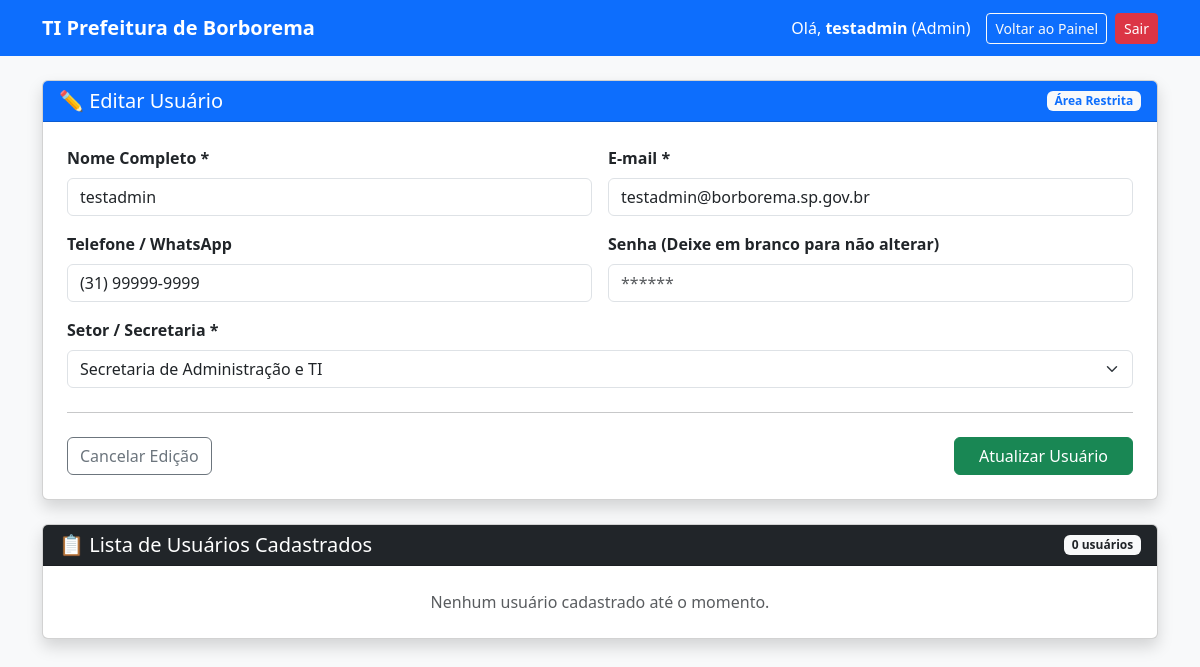
The app's page /suporte/cadastro_usuario.php?editar=1 (signed in) with its own data.
### tables this page shows
CREATE TABLE `usuarios` (
  `id` int(11) NOT NULL,
  `nome` varchar(100) NOT NULL,
  `email` varchar(100) NOT NULL,
  `senha` varchar(255) NOT NULL,
  `cpf` varchar(14) DEFAULT NULL,
  `telefone` varchar(20) DEFAULT NULL,
  `perfil` enum('admin','tecnico','usuario') NOT NULL DEFAULT 'usuario',
  `setor_id` int(11) DEFAULT NULL,
  `ativo` tinyint(1) DEFAULT 1,
  `criado_em` timestamp NOT NULL DEFAULT current_timestamp(),
  `atualizado_em` timestamp NOT NULL DEFAULT current_timestamp() ON UPDATE current_timestamp()
);

CREATE TABLE `secretarias_setores` (
  `id` int(11) NOT NULL,
  `nome` varchar(100) NOT NULL,
  `sigla` varchar(20) NOT NULL,
  `ativo` tinyint(1) DEFAULT 1,
  `criado_em` timestamp NOT NULL DEFAULT current_timestamp()
);

### suporte/cadastro_usuario.php (the view, shortened to what this page needs)
<?php
require_once __DIR__ . '/../config/conexao.php';
$idEdicao       = null;
$nomeEdicao     = '';
$emailEdicao    = '';
$telefoneEdicao = '';
$setorEdicao    = '';
if (isset($_GET['editar'])) {
    $idEdicao = intval($_GET['editar']);
    $stmtEdit = $pdo->prepare("SELECT * FROM usuarios WHERE id = :id");
    $stmtEdit->execute(['id' => $idEdicao]);
    $userEdit = $stmtEdit->fetch(PDO::FETCH_ASSOC);
    if ($userEdit) {
        $nomeEdicao     = $userEdit['nome'];
        $emailEdicao    = $userEdit['email'];
        $telefoneEdicao = $userEdit['telefone'];
        $setorEdicao    = $userEdit['setor_id'];
    }
}
try {
    $stmtSetores = $pdo->query("SELECT id, nome FROM secretarias_setores ORDER BY nome ASC");
    $setores = $stmtSetores->fetchAll(PDO::FETCH_ASSOC);
            $sqlUsuarios = "SELECT u.id, u.nome, u.email, u.telefone, u.perfil, s.nome AS setor_nome
                FROM usuarios u
                LEFT JOIN secretarias_setores s ON u.setor_id = s.id
                WHERE u.id != 1
                ORDER BY u.id DESC";
                $stmtUsuarios = $pdo->query($sqlUsuarios);
                $usuarios = $stmtUsuarios->fetchAll(PDO::FETCH_ASSOC);
} catch (PDOException $e) {
    $setores = [];
    $usuarios = [];
}
?>
<!DOCTYPE html>
<html lang="pt-BR">
<head>
    <link href="https://cdn.jsdelivr.net/npm/bootstrap@5.3.0/dist/css/bootstrap.min.css" rel="stylesheet">
</head>
<body class="bg-light">
    <nav class="navbar navbar-expand-lg navbar-dark bg-primary mb-4">
        <div class="container">
            <a class="navbar-brand fw-bold" href="/helpdesk_prefeitura/account/painel.php">TI Prefeitura de Borborema</a>
            <div class="d-flex align-items-center text-white">
                <span class="me-3">Olá, <strong><?= htmlspecialchars($_SESSION['usuario_nome']) ?></strong> (<?= ucfirst($_SESSION['usuario_perfil']) ?>)</span>
                <a href="/helpdesk_prefeitura/account/painel.php" class="btn btn-outline-light btn-sm me-2">Voltar ao Painel</a>
                <a href="/helpdesk_prefeitura/account/logout.php" class="btn btn-danger btn-sm">Sair</a>
            </div>
        </div>
    </nav>
    <div class="container mb-5">
        <div class="card shadow mb-4">
            <div class="card-header bg-primary text-white d-flex justify-content-between align-items-center">
                <h5 class="mb-0"><?= $idEdicao ? '✏️ Editar Usuário' : '👤 Cadastrar Novo Usuário / Servidor' ?></h5>
                <span class="badge bg-light text-primary">Área Restrita</span>
            </div>
            <div class="card-body p-4">
                <form action="cadastro_usuario.php" method="POST">
                    <div class="row g-3">
                        <div class="col-md-6">
                            <label for="nome" class="form-label fw-bold">Nome Completo *</label>
                            <input type="text" name="nome" id="nome" class="form-control" required placeholder="Ex: João da Silva" value="<?= htmlspecialchars($nomeEdicao) ?>">
                        </div>
                        <div class="col-md-6">
                            <label for="email" class="form-label fw-bold">E-mail *</label>
                            <input type="email" name="email" id="email" class="form-control" required placeholder="joao@borborema.sp.gov.br" value="<?= htmlspecialchars($emailEdicao) ?>">
                        </div>
                        <div class="col-md-6">
                            <label for="telefone" class="form-label fw-bold">Telefone / WhatsApp</label>
                            <input type="text" name="telefone" id="telefone" class="form-control" placeholder="(16) 99999-9999" value="<?= htmlspecialchars($telefoneEdicao) ?>">
                        </div>
                        <div class="col-md-6">
                            <label for="senha" class="form-label fw-bold">Senha <?= $idEdicao ? '(Deixe em branco para não alterar)' : '*' ?></label>
                            <input type="password" name="senha" id="senha" class="form-control" <?= $idEdicao ? '' : 'required' ?> placeholder="******">
                        </div>
                        <div class="col-md-12">
                            <label for="setor_id" class="form-label fw-bold">Setor / Secretaria *</label>
                            <select name="setor_id" id="setor_id" class="form-select" required>
                                <?php foreach ($setores as $setor): ?>
                                    <option value="<?= $setor['id'] ?>" <?= $setorEdicao == $setor['id'] ? 'selected' : '' ?>>
                                        <?= htmlspecialchars($setor['nome']) ?>
                                    </option>
                                <?php endforeach; ?>
                            </select>
                        </div>
                    </div>
                    <hr class="my-4">
                    <div class="d-flex justify-content-between">
                        <?php if ($idEdicao): ?>
                            <a href="cadastro_usuario.php" class="btn btn-outline-secondary">Cancelar Edição</a>
                        <?php else: ?>
                            <a href="/helpdesk_prefeitura/account/painel.php" class="btn btn-outline-secondary">Cancelar</a>
                        <?php endif; ?>
                        <button type="submit" class="btn btn-success px-4">
                            <?= $idEdicao ? 'Atualizar Usuário' : 'Cadastrar Usuário' ?>
                        </button>
                    </div>
                </form>
            </div>
        </div>
        <div class="card shadow">
            <div class="card-header bg-dark text-white d-flex justify-content-between align-items-center">
                <h5 class="mb-0">📋 Lista de Usuários Cadastrados</h5>
                <span class="badge bg-light text-dark"><?= count($usuarios) ?> usuários</span>
            </div>
            <div class="card-body p-0">
                <?php if (empty($usuarios)): ?>
                    <div class="p-4 text-center text-muted">Nenhum usuário cadastrado até o momento.</div>
                <?php endif; ?>
            </div>
        </div>
    </div>
</body>
</html>

### records on screen
usuarios: nome "testadmin", email "testadmin@borborema.sp.gov.br", telefone "(31) 99999-9999", setor_id "Secretaria de Administração e TI"

### other values on screen
$_SESSION['usuario_nome'] "testadmin"
$_SESSION['usuario_perfil'] "Admin"
count($usuarios) "0"
